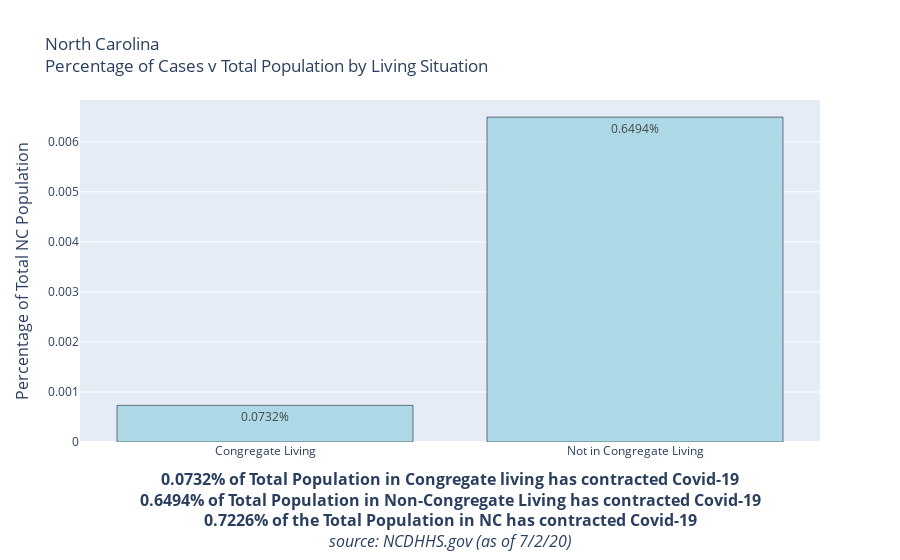

Notebook code cell kept with this figure:
### Code cell
Total_Cases_Congregate = '{:.4%}'.format(df_grouped.reset_index()['%TotalPop/Cases'][0])
Total_Cases_Non_Congregate = '{:.4%}'.format(df_grouped.reset_index()['%TotalPop/Cases'][1])
Total_Cases = '{:.4%}'.format(df_grouped.reset_index()['%TotalPop/Cases'].sum())

fig = go.Figure(data=[
    go.Bar(name = '% Of All Deaths', x=df_grouped.reset_index()['Congregate_Living'],y = df_grouped.reset_index()['%TotalPop/Cases'], text=[Total_Cases_Congregate, Total_Cases_Non_Congregate],marker_color='lightblue',
            textposition='inside',marker_line_color='black')
#     go.Bar(name = '% Of All Cases', x=df_grouped.reset_index()['Congregate_Living'],y = df_grouped.reset_index()['%TotalPop/Cases'],text=['11% of All Cases', '89% of All Cases'],marker_color='lightblue',
#             textposition='inside',marker_line_color='black', textfont=dict(color="black"), hoverinfo='none')
])
# Change the bar mode
fig.update_layout(barmode='group', title = 'North Carolina<br>Percentage of Cases v Total Population by Living Situation',
    yaxis=dict(
        title='Percentage of Total NC Population',
        titlefont_size=16,
        tickfont_size=12,
    ),
    xaxis=dict(
        title=f"<b>{Total_Cases_Congregate} of Total Population in Congregate living has contracted Covid-19<br>{Total_Cases_Non_Congregate} of Total Population in Non-Congregate Living has contracted Covid-19<br>{Total_Cases} of the Total Population in NC has contracted Covid-19</b><br><i>source: NCDHHS (as of {Date})</i>",
        titlefont_size=16,
        tickfont_size=12,
    ),              
    legend=dict(
        x=0,
        y=1.0,
        bgcolor='rgba(255, 255, 255, 0)',
        bordercolor='rgba(255, 255, 255, 0)'
    ))

fig.show()
pio.write_html(fig, file='CasesVPopulation.html', auto_open=True)

### Figure 1 — Plotly figure (JSON) as saved in the notebook; plotly's stock layout.template omitted (floating-point values rounded to 4 significant figures)
{"data": [{"marker": {"color": "lightblue", "line": {"color": "black"}}, "name": "% Of All Deaths", "text": ["0.0732%", "0.6494%"], "textposition": "inside", "type": "bar", "x": ["Congregate Living", "Not in Congregate Living"], "y": [0.0007325, 0.006494]}], "layout": {"autosize": true, "barmode": "group", "legend": {"bgcolor": "rgba(255, 255, 255, 0)", "bordercolor": "rgba(255, 255, 255, 0)", "x": 0, "y": 1}, "title": {"text": "North Carolina<br>Percentage of Cases v Total Population by Living Situation"}, "xaxis": {"autorange": true, "range": [-0.5, 1.5], "tickfont": {"size": 12}, "title": {"font": {"size": 16}, "text": "<b>0.0732% of Total Population in Congregate living has contracted Covid-19<br>0.6494% of Total Population in Non-Congregate Living has contracted Covid-19<br>0.7226% of the Total Population in NC has contracted Covid-19</b><br><i>source: NCDHHS.gov (as of 7/2/20)</i>"}, "type": "category"}, "yaxis": {"autorange": true, "range": [0, 0.006835], "tickfont": {"size": 12}, "title": {"font": {"size": 16}, "text": "Percentage of Total NC Population"}, "type": "linear"}}}
